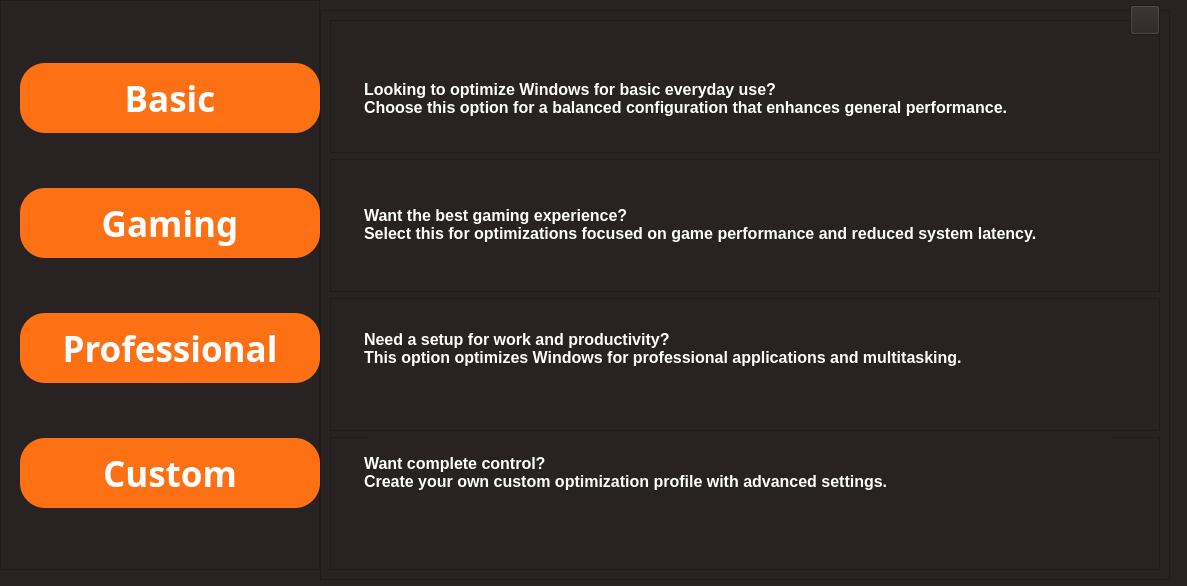
<?xml version="1.0" encoding="UTF-8"?>
<ui version="4.0">
 <class>Form</class>
 <widget class="QWidget" name="Form">
  <property name="geometry">
   <rect>
    <x>0</x>
    <y>0</y>
    <width>1187</width>
    <height>586</height>
   </rect>
  </property>
  <property name="windowTitle">
   <string>Form</string>
  </property>
  <property name="styleSheet">
   <string notr="true">QWidget {
    background-color: #282322;
	color: rgb(255, 255, 255)
}
</string>
  </property>
  <widget class="QFrame" name="frame">
   <property name="geometry">
    <rect>
     <x>0</x>
     <y>0</y>
     <width>320</width>
     <height>570</height>
    </rect>
   </property>
   <property name="frameShape">
    <enum>QFrame::StyledPanel</enum>
   </property>
   <property name="frameShadow">
    <enum>QFrame::Raised</enum>
   </property>
   <widget class="QPushButton" name="Basic_Butten">
    <property name="enabled">
     <bool>true</bool>
    </property>
    <property name="geometry">
     <rect>
      <x>20</x>
      <y>63</y>
      <width>300</width>
      <height>70</height>
     </rect>
    </property>
    <property name="font">
     <font>
      <family>Microsoft YaHei</family>
      <pointsize>26</pointsize>
      <weight>75</weight>
      <bold>true</bold>
     </font>
    </property>
    <property name="cursor">
     <cursorShape>PointingHandCursor</cursorShape>
    </property>
    <property name="toolTip">
     <string>&lt;html&gt;&lt;head/&gt;&lt;body&gt;&lt;p&gt;Go to Basic Option&lt;/p&gt;&lt;/body&gt;&lt;/html&gt;</string>
    </property>
    <property name="styleSheet">
     <string notr="true">QPushButton {
    background-color: #FD7014;
    background-image: url(:/bg/Button_BG.jpg);
    background-repeat: no-repeat;
    background-position: center;
    border-radius: 25px;
    border: none;
    padding: 10px 40px;
    color: rgb(255, 255, 255);
}

QPushButton:hover {
    background-color: #E65C00; 
}

QPushButton:pressed {
    background-color: #CC4D00; 
}

QPushButton {
    box-shadow: 0px 4px 10px rgba(0, 0, 0, 0.5); 
}
</string>
    </property>
    <property name="text">
     <string>Basic</string>
    </property>
   </widget>
   <widget class="QPushButton" name="Gaming_Butten">
    <property name="geometry">
     <rect>
      <x>20</x>
      <y>188</y>
      <width>300</width>
      <height>70</height>
     </rect>
    </property>
    <property name="font">
     <font>
      <family>Microsoft YaHei</family>
      <pointsize>26</pointsize>
      <weight>75</weight>
      <bold>true</bold>
     </font>
    </property>
    <property name="cursor">
     <cursorShape>PointingHandCursor</cursorShape>
    </property>
    <property name="toolTip">
     <string>&lt;html&gt;&lt;head/&gt;&lt;body&gt;&lt;p&gt;Go to Gaming Option&lt;/p&gt;&lt;/body&gt;&lt;/html&gt;</string>
    </property>
    <property name="styleSheet">
     <string notr="true">QPushButton {
    background-color: #FD7014;
    background-image: url(:/bg/Button_BG.jpg);
    background-repeat: no-repeat;
    background-position: center;
    border-radius: 25px;
    border: none;
    padding: 10px 40px;
    color: rgb(255, 255, 255);
}

QPushButton:hover {
    background-color: #E65C00; 
}

QPushButton:pressed {
    background-color: #CC4D00; 
}

QPushButton {
    box-shadow: 0px 4px 10px rgba(0, 0, 0, 0.5); 
}
</string>
    </property>
    <property name="text">
     <string>Gaming</string>
    </property>
    <property name="autoDefault">
     <bool>false</bool>
    </property>
    <property name="default">
     <bool>false</bool>
    </property>
    <property name="flat">
     <bool>false</bool>
    </property>
   </widget>
   <widget class="QPushButton" name="Professional_Butten">
    <property name="geometry">
     <rect>
      <x>20</x>
      <y>313</y>
      <width>300</width>
      <height>70</height>
     </rect>
    </property>
    <property name="font">
     <font>
      <family>Microsoft YaHei</family>
      <pointsize>26</pointsize>
      <weight>75</weight>
      <bold>true</bold>
     </font>
    </property>
    <property name="cursor">
     <cursorShape>PointingHandCursor</cursorShape>
    </property>
    <property name="toolTip">
     <string>&lt;html&gt;&lt;head/&gt;&lt;body&gt;&lt;p&gt;Go to Professional Option&lt;/p&gt;&lt;/body&gt;&lt;/html&gt;</string>
    </property>
    <property name="styleSheet">
     <string notr="true">QPushButton {
    background-color: #FD7014;
    background-image: url(:/bg/Button_BG.jpg);
    background-repeat: no-repeat;
    background-position: center;
    border-radius: 25px;
    border: none;
    padding: 10px 40px;
    color: rgb(255, 255, 255);
}

QPushButton:hover {
    background-color: #E65C00; 
}

QPushButton:pressed {
    background-color: #CC4D00; 
}

QPushButton {
    box-shadow: 0px 4px 10px rgba(0, 0, 0, 0.5); 
}
</string>
    </property>
    <property name="text">
     <string>Professional</string>
    </property>
   </widget>
   <widget class="QPushButton" name="Custom_Butten">
    <property name="geometry">
     <rect>
      <x>20</x>
      <y>438</y>
      <width>300</width>
      <height>70</height>
     </rect>
    </property>
    <property name="font">
     <font>
      <family>Microsoft YaHei</family>
      <pointsize>26</pointsize>
      <weight>75</weight>
      <bold>true</bold>
     </font>
    </property>
    <property name="cursor">
     <cursorShape>PointingHandCursor</cursorShape>
    </property>
    <property name="toolTip">
     <string>&lt;html&gt;&lt;head/&gt;&lt;body&gt;&lt;p&gt;Go to Custom Option&lt;/p&gt;&lt;/body&gt;&lt;/html&gt;</string>
    </property>
    <property name="styleSheet">
     <string notr="true">QPushButton {
    background-color: #FD7014;
    background-image: url(:/bg/Button_BG.jpg);
    background-repeat: no-repeat;
    background-position: center;
    border-radius: 25px;
    border: none;
    padding: 10px 40px;
    color: rgb(255, 255, 255);
}

QPushButton:hover {
    background-color: #E65C00; 
}

QPushButton:pressed {
    background-color: #CC4D00; 
}

QPushButton {
    box-shadow: 0px 4px 10px rgba(0, 0, 0, 0.5); 
}
</string>
    </property>
    <property name="text">
     <string>Custom</string>
    </property>
   </widget>
  </widget>
  <widget class="QFrame" name="frame_2">
   <property name="geometry">
    <rect>
     <x>320</x>
     <y>10</y>
     <width>850</width>
     <height>570</height>
    </rect>
   </property>
   <property name="frameShape">
    <enum>QFrame::StyledPanel</enum>
   </property>
   <property name="frameShadow">
    <enum>QFrame::Raised</enum>
   </property>
   <layout class="QVBoxLayout" name="verticalLayout_2">
    <item>
     <widget class="QFrame" name="frame_3">
      <property name="frameShape">
       <enum>QFrame::StyledPanel</enum>
      </property>
      <property name="frameShadow">
       <enum>QFrame::Raised</enum>
      </property>
      <widget class="QLabel" name="label">
       <property name="geometry">
        <rect>
         <x>20</x>
         <y>43</y>
         <width>780</width>
         <height>70</height>
        </rect>
       </property>
       <property name="minimumSize">
        <size>
         <width>631</width>
         <height>0</height>
        </size>
       </property>
       <property name="mouseTracking">
        <bool>false</bool>
       </property>
       <property name="tabletTracking">
        <bool>false</bool>
       </property>
       <property name="styleSheet">
        <string notr="true">QLabel {
    background: qlineargradient(x1:0, y1:0, x2:1, y2:0, 
                                stop:0 #ea560a, 
                                stop:1 #282322);
    color: white;
    padding: 10px;
    border-radius: 20px;
    font-size: 16px;
    text-align: center;
    font-weight: bold;
}
</string>
       </property>
       <property name="frameShape">
        <enum>QFrame::NoFrame</enum>
       </property>
       <property name="frameShadow">
        <enum>QFrame::Plain</enum>
       </property>
       <property name="text">
        <string>Looking to optimize Windows for basic everyday use?
Choose this option for a balanced configuration that enhances general performance.</string>
       </property>
      </widget>
     </widget>
    </item>
    <item>
     <widget class="QFrame" name="frame_4">
      <property name="frameShape">
       <enum>QFrame::StyledPanel</enum>
      </property>
      <property name="frameShadow">
       <enum>QFrame::Raised</enum>
      </property>
      <widget class="QLabel" name="label_2">
       <property name="geometry">
        <rect>
         <x>20</x>
         <y>30</y>
         <width>780</width>
         <height>70</height>
        </rect>
       </property>
       <property name="font">
        <font>
         <pointsize>-1</pointsize>
         <weight>75</weight>
         <bold>true</bold>
        </font>
       </property>
       <property name="styleSheet">
        <string notr="true">QLabel {
    background: qlineargradient(x1:0, y1:0, x2:1, y2:0, 
                                stop:0 #ea560a, 
                                stop:1 #282322);
    color: white;
    padding: 10px;
    border-radius: 20px;
    font-size: 16px;
    text-align: center;
    font-weight: bold;
}
</string>
       </property>
       <property name="text">
        <string>Want the best gaming experience?
Select this for optimizations focused on game performance and reduced system latency.</string>
       </property>
      </widget>
     </widget>
    </item>
    <item>
     <widget class="QFrame" name="frame_5">
      <property name="frameShape">
       <enum>QFrame::StyledPanel</enum>
      </property>
      <property name="frameShadow">
       <enum>QFrame::Raised</enum>
      </property>
      <widget class="QLabel" name="label_3">
       <property name="geometry">
        <rect>
         <x>20</x>
         <y>15</y>
         <width>780</width>
         <height>70</height>
        </rect>
       </property>
       <property name="font">
        <font>
         <pointsize>-1</pointsize>
         <weight>75</weight>
         <bold>true</bold>
        </font>
       </property>
       <property name="styleSheet">
        <string notr="true">QLabel {
    background: qlineargradient(x1:0, y1:0, x2:1, y2:0, 
                                stop:0 #ea560a, 
                                stop:1 #282322);
    color: white;
    padding: 10px;
    border-radius: 20px;
    font-size: 16px;
    text-align: center;
    font-weight: bold;
}
</string>
       </property>
       <property name="text">
        <string>Need a setup for work and productivity?
This option optimizes Windows for professional applications and multitasking.</string>
       </property>
      </widget>
     </widget>
    </item>
    <item>
     <widget class="QFrame" name="frame_6">
      <property name="frameShape">
       <enum>QFrame::StyledPanel</enum>
      </property>
      <property name="frameShadow">
       <enum>QFrame::Raised</enum>
      </property>
      <widget class="QLabel" name="label_4">
       <property name="geometry">
        <rect>
         <x>20</x>
         <y>0</y>
         <width>780</width>
         <height>70</height>
        </rect>
       </property>
       <property name="font">
        <font>
         <pointsize>-1</pointsize>
         <weight>75</weight>
         <bold>true</bold>
        </font>
       </property>
       <property name="styleSheet">
        <string notr="true">QLabel {
    background: qlineargradient(x1:0, y1:0, x2:1, y2:0, 
                                stop:0 #ea560a, 
                                stop:1 #282322);
    color: white;
    padding: 10px;
    border-radius: 20px;
    font-size: 16px;
    text-align: center;
    font-weight: bold;
}
</string>
       </property>
       <property name="text">
        <string>Want complete control?
Create your own custom optimization profile with advanced settings.</string>
       </property>
      </widget>
     </widget>
    </item>
   </layout>
  </widget>
  <widget class="QToolButton" name="info_butten">
   <property name="geometry">
    <rect>
     <x>1130</x>
     <y>5</y>
     <width>30</width>
     <height>30</height>
    </rect>
   </property>
   <property name="cursor">
    <cursorShape>PointingHandCursor</cursorShape>
   </property>
   <property name="autoFillBackground">
    <bool>false</bool>
   </property>
   <property name="styleSheet">
    <string notr="true">QWidget { 
    background-repeat: no-repeat;
    background-position: center;
    background-size: cover;
}</string>
   </property>
   <property name="text">
    <string/>
   </property>
   <property name="icon">
    <iconset>
     <normaloff>info.png</normaloff>info.png</iconset>
   </property>
   <property name="iconSize">
    <size>
     <width>512</width>
     <height>512</height>
    </size>
   </property>
  </widget>
 </widget>
 <resources>
  <include location="bg.qrc"/>
  <include location="icons.qrc"/>
 </resources>
 <connections/>
</ui>
